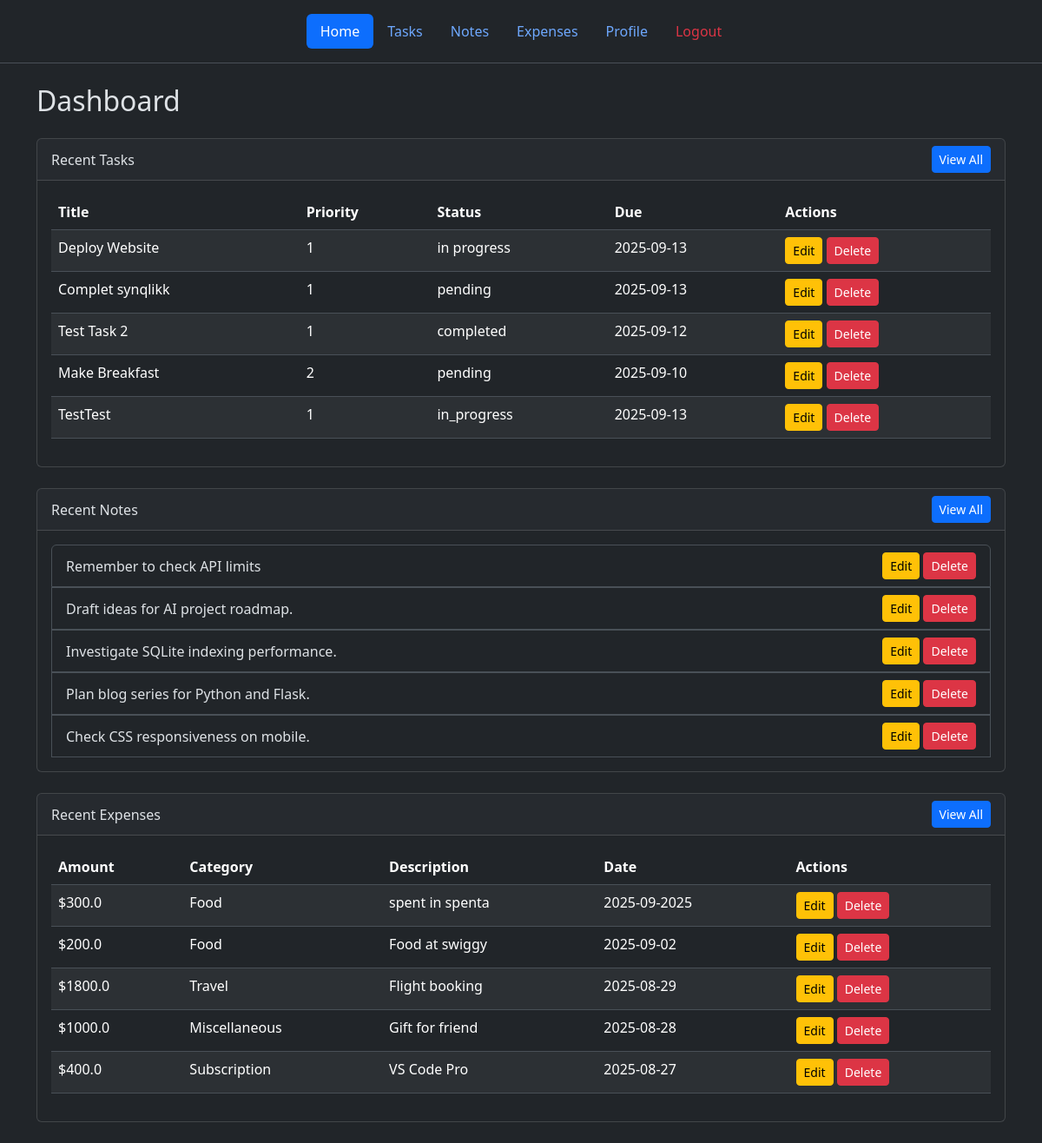
The page /dashboard (signed in) on the database as committed earlier.
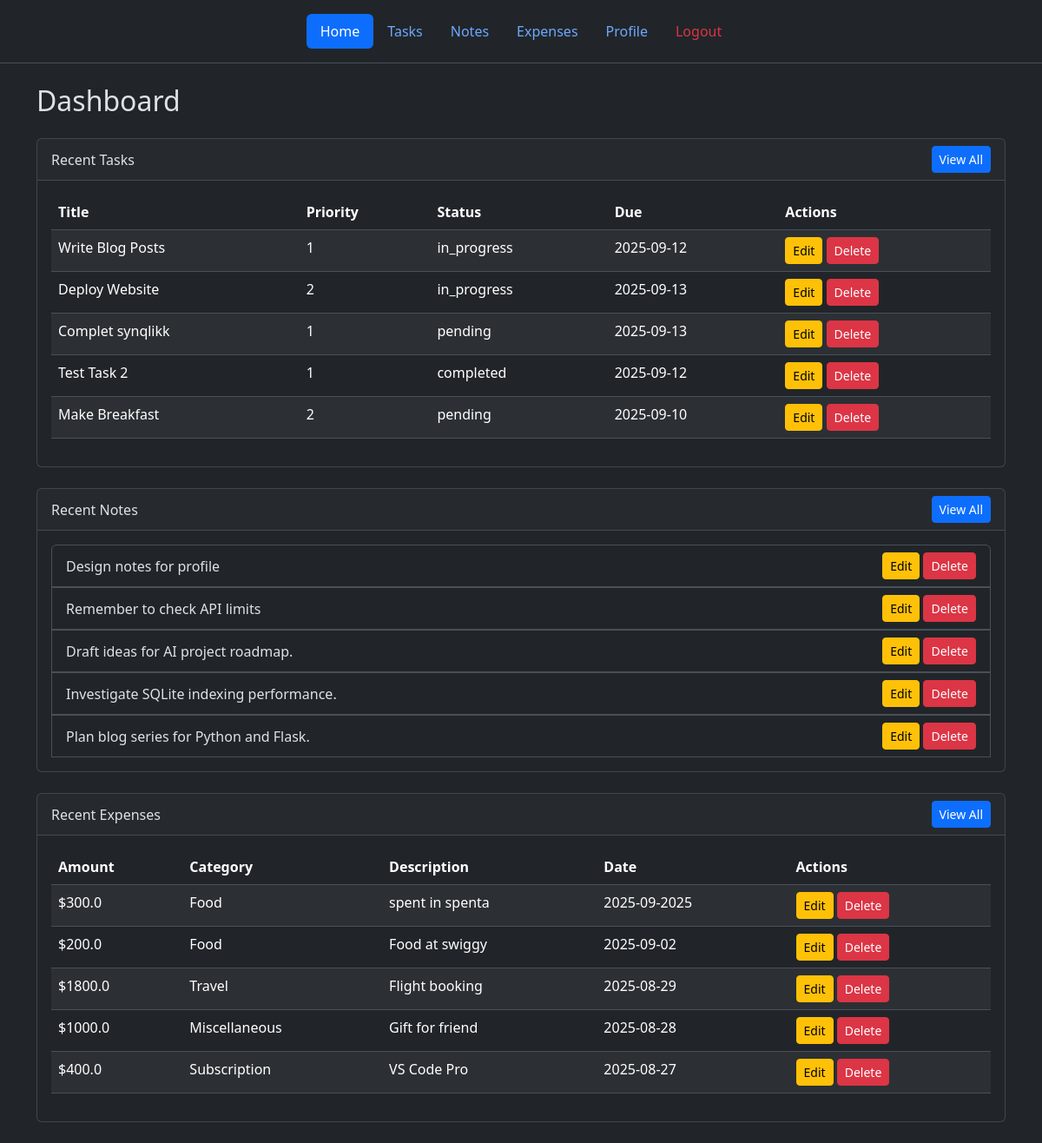
The same page on the database as committed later.
### tables this page shows
CREATE TABLE tasks (
  id TEXT PRIMARY KEY,            -- UUID v4
  user_id TEXT NOT NULL,
  title TEXT NOT NULL,
  description TEXT,
  due_date TEXT,                  -- ISO 8601 Date or DateTime
  priority INTEGER DEFAULT 2,     -- 1=High, 2=Medium, 3=Low
  status TEXT DEFAULT 'pending',  -- 'pending' or 'done'
  is_deleted INTEGER DEFAULT 0,
  deleted_at TEXT,
  last_modified TEXT DEFAULT (strftime('%Y-%m-%dT%H:%M:%SZ','now')),
  synced INTEGER DEFAULT 0,       -- 0=not synced, 1=synced
  FOREIGN KEY(user_id) REFERENCES users(id)
);

CREATE TABLE notes (
  id TEXT PRIMARY KEY,            -- UUID v4
  user_id TEXT NOT NULL,
  content TEXT NOT NULL,
  is_deleted INTEGER DEFAULT 0,
  deleted_at TEXT,
  last_modified TEXT DEFAULT (strftime('%Y-%m-%dT%H:%M:%SZ','now')),
  synced INTEGER DEFAULT 0,
  FOREIGN KEY(user_id) REFERENCES users(id)
);

CREATE TABLE expenses (
  id TEXT PRIMARY KEY,            -- UUID v4
  user_id TEXT NOT NULL,
  amount REAL NOT NULL,
  category TEXT NOT NULL,
  description TEXT,
  date TEXT NOT NULL,             -- ISO 8601 Date YYYY-MM-DD
  is_deleted INTEGER DEFAULT 0,
  deleted_at TEXT,
  last_modified TEXT DEFAULT (strftime('%Y-%m-%dT%H:%M:%SZ','now')),
  synced INTEGER DEFAULT 0,
  FOREIGN KEY(user_id) REFERENCES users(id)
);

### web/routes.py (the view)
@main_bp.route("/dashboard")
@login_required
def dashboard():
    user_id = session["user_id"]
    db_path = current_app.config["DB_PATH"]
    tasks = get_tasks(db_path, user_id)
    notes = get_notes(db_path, user_id)
    expenses = get_expenses(db_path, user_id)
    return render_template("dashboard.html", tasks=tasks, notes=notes, expenses=expenses)

### web/models.py (called while the page is built)
def get_tasks(db_path, user_id, search_term=None, status=None, priority=None, due_date=None):
    query = "SELECT * FROM tasks WHERE user_id=? AND is_deleted=0"
    params = [user_id]
    if search_term:
        query += " AND (title LIKE ? OR description LIKE ?)"
        params.extend([f'%{search_term}%', f'%{search_term}%'])
    if status:
        query += " AND status = ?"
        params.append(status)
    if priority:
        query += " AND priority = ?"
        params.append(priority)
    if due_date:
        query += " AND due_date = ?"
        params.append(due_date)
    query += " ORDER BY last_modified DESC"
    with get_db_connection(db_path) as conn:
        return conn.execute(query, tuple(params)).fetchall()

def get_notes(db_path, user_id, search_term=None):
    query = "SELECT * FROM notes WHERE user_id=? AND is_deleted=0"
    params = [user_id]
    if search_term:
        query += " AND content LIKE ?"
        params.append(f'%{search_term}%')
    query += " ORDER BY last_modified DESC"
    with get_db_connection(db_path) as conn:
        return conn.execute(query, tuple(params)).fetchall()

### web/templates/dashboard.html (shortened to what this page needs)
{% extends "base.html" %}
{% block content %}
<div class="container mt-4">
  <h2 class="mb-4">Dashboard</h2>
  <div class="card mb-4">
    <div class="card-header d-flex justify-content-between align-items-center">
      <span>Recent Tasks</span>
      <a href="{{ url_for('main_bp.tasks_page') }}" class="btn btn-sm btn-primary">View All</a>
    </div>
    <div class="card-body">
      {% if tasks %}
      <table class="table table-striped table-hover">
        <thead>
          <tr>
            <th>Title</th>
            <th>Priority</th>
            <th>Status</th>
            <th>Due</th>
            <th>Actions</th>
          </tr>
        </thead>
        <tbody>
          {% for task in tasks[:5] %}
          <tr>
            <td>{{ task.title }}</td>
            <td>{{ task.priority }}</td>
            <td>{{ task.status }}</td>
            <td>{{ task.due_date }}</td>
            <td>
              <button class="btn btn-sm btn-warning" data-bs-toggle="modal" data-bs-target="#editTask{{ task.id }}">
                Edit
              </button>
              <form method="POST" action="{{ url_for('main_bp.remove_task', task_id=task.id) }}" class="d-inline">
                <button type="submit" class="btn btn-sm btn-danger">Delete</button>
              </form>
            </td>
          </tr>
          {% endfor %}
        </tbody>
      </table>
      {% else %}
      <p class="text-muted">No tasks yet.</p>
      {% endif %}
    </div>
  </div>
  <div class="card mb-4">
    <div class="card-header d-flex justify-content-between align-items-center">
      <span>Recent Notes</span>
      <a href="{{ url_for('main_bp.notes_page') }}" class="btn btn-sm btn-primary">View All</a>
    </div>
    <div class="card-body">
      {% if notes %}
      <ul class="list-group">
        {% for note in notes[:5] %}
        <li class="list-group-item d-flex justify-content-between align-items-center">
          {{ note.content }}
          <div>
            <button class="btn btn-sm btn-warning" data-bs-toggle="modal" data-bs-target="#editNote{{ note.id }}">
              Edit
            </button>
            <form method="POST" action="{{ url_for('main_bp.remove_note', note_id=note.id) }}" class="d-inline">
              <button type="submit" class="btn btn-sm btn-danger">Delete</button>
            </form>
          </div>
        </li>
        {% endfor %}
      </ul>
      {% else %}
      <p class="text-muted">No notes yet.</p>
      {% endif %}
    </div>
  </div>
  <div class="card mb-4">
    <div class="card-header d-flex justify-content-between align-items-center">
      <span>Recent Expenses</span>
      <a href="{{ url_for('main_bp.expenses_page') }}" class="btn btn-sm btn-primary">View All</a>
    </div>
    <div class="card-body">
      {% if expenses %}
      <table class="table table-striped table-hover">
        <thead>
          <tr>
            <th>Amount</th>
            <th>Category</th>
            <th>Description</th>
            <th>Date</th>
            <th>Actions</th>
          </tr>
        </thead>
        <tbody>
          {% for expense in expenses[:5] %}
          <tr>
            <td>${{ expense.amount }}</td>
            <td>{{ expense.category }}</td>
            <td>{{ expense.description }}</td>
            <td>{{ expense.date }}</td>
            <td>
              <button class="btn btn-sm btn-warning" data-bs-toggle="modal" data-bs-target="#editExpense{{ expense.id }}">
                Edit
              </button>
              <form method="POST" action="{{ url_for('main_bp.remove_expense', expense_id=expense.id) }}" class="d-inline">
                <button type="submit" class="btn btn-sm btn-danger">Delete</button>
              </form>
            </td>
          </tr>
          {% endfor %}
        </tbody>
      </table>
      {% else %}
      <p class="text-muted">No expenses yet.</p>
      {% endif %}
    </div>
  </div>
</div>
{% endblock %}

Rows that differ between the two databases and show on the page:
no longer on this page (row unchanged): tasks: title "TestTest", priority "1", status "in_progress", due_date "2025-09-13"
no longer on this page (row unchanged): notes: content "Check CSS responsiveness on mobile."
now on this page (row edited): tasks: title "Write Blog Posts", priority "1", status "in_progress", due_date "2025-09-12"
changed tasks "Deploy Website": priority "1" → "2"; status "in progress" → "in_progress"
now on this page (row edited): notes: content "Design notes for profile"
